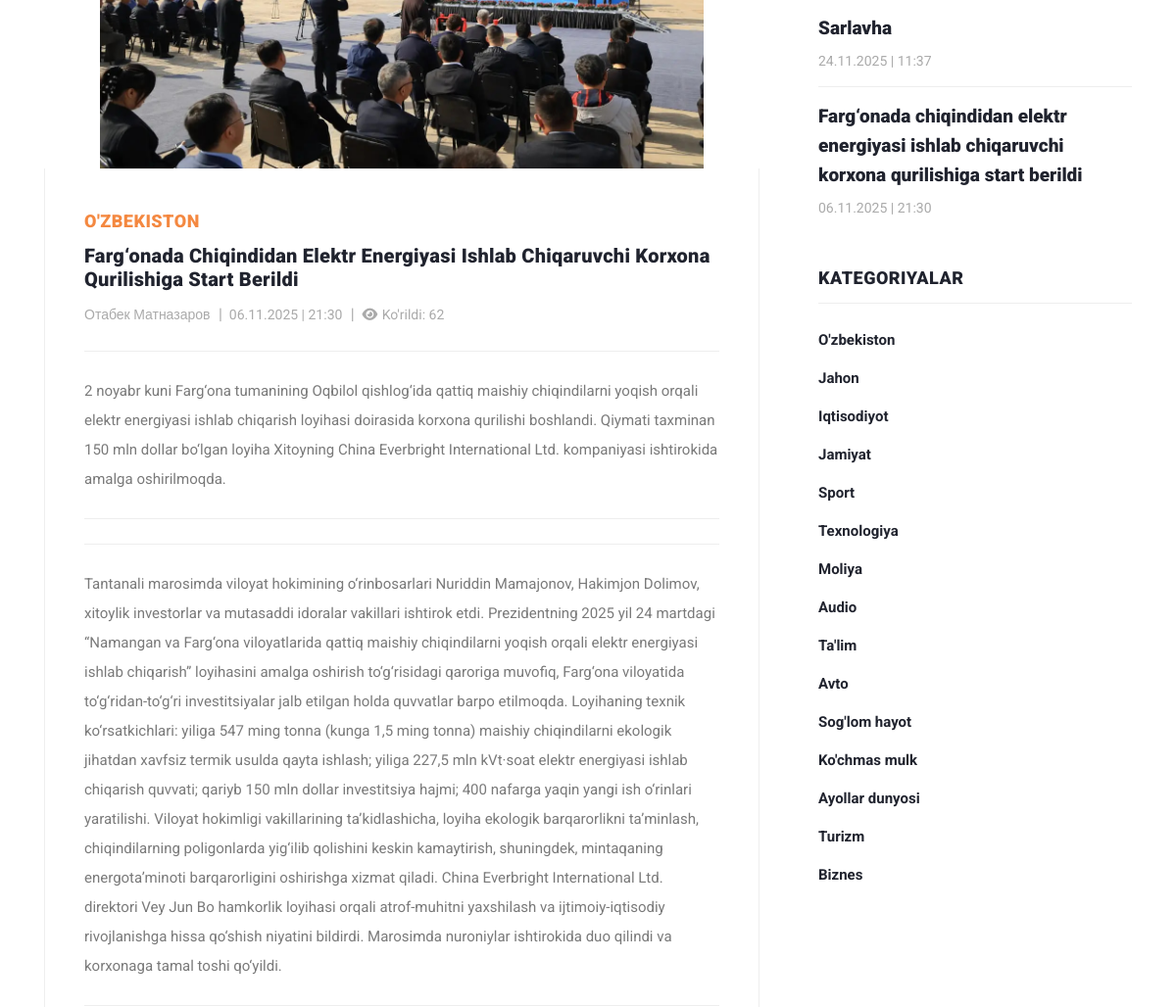
/?controller=news_view&id=1 (middle part), run on an earlier commit of the app's database.
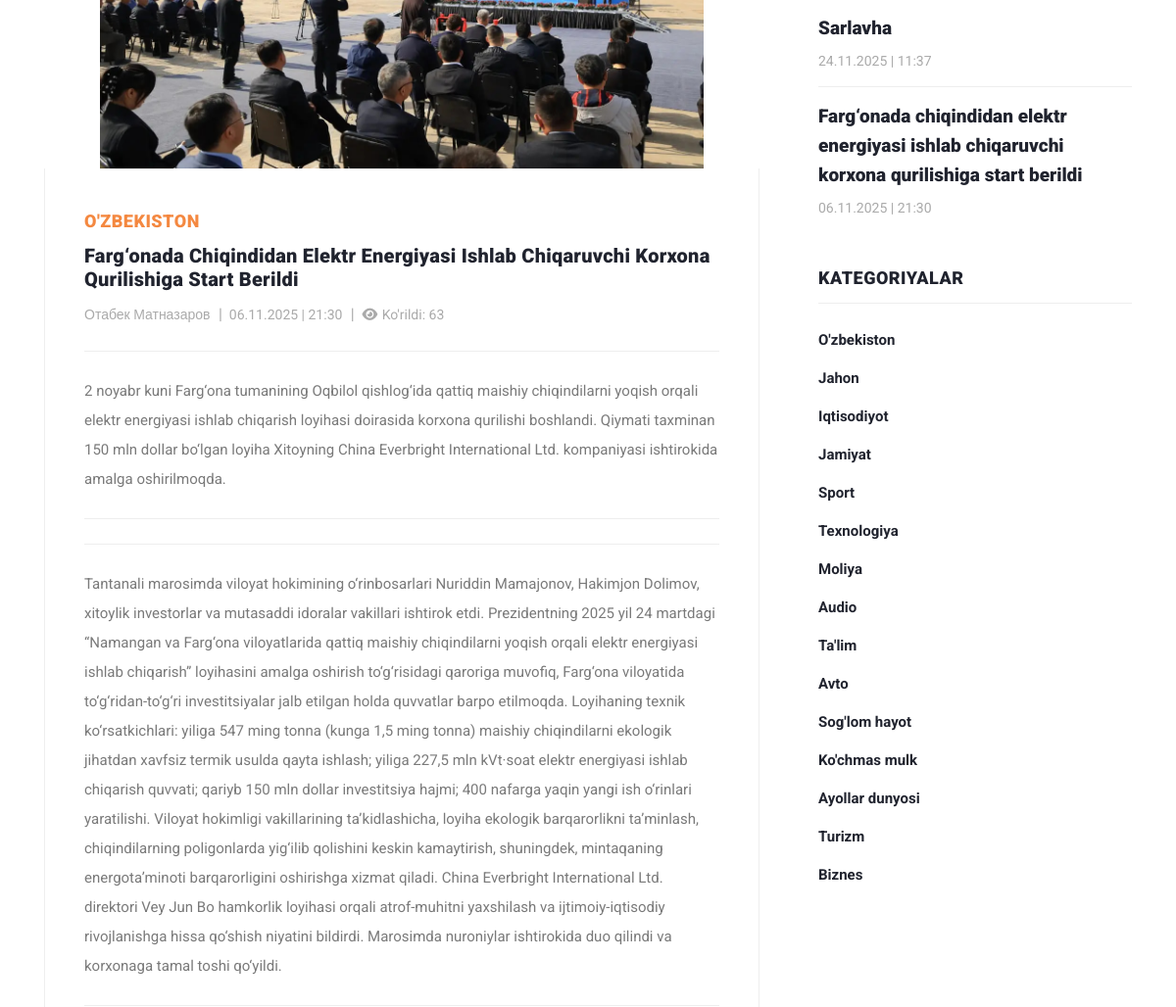
And on a later commit of the database.
### tables this page shows
CREATE TABLE `news`
(
    `id`          INTEGER PRIMARY KEY AUTOINCREMENT,
    `author_id`   INTEGER NOT NULL,
    `is_banner`   INTEGER DEFAULT 0 CHECK (is_banner IN (0, 1)), -- 0=yo'q, 1=ha
    `title`       TEXT    NOT NULL,
    `description` TEXT,
    `category_id` INTEGER NOT NULL,
    `image`       TEXT    DEFAULT NULL,
    `body`        TEXT    DEFAULT NULL,
    `seen_count`  INTEGER DEFAULT 0 CHECK (seen_count >= 0),
    `created_at`  TEXT    DEFAULT (datetime('now', '+5 hours')), -- sqlite da datetime turi yo'q
    `updated_at`  TEXT    DEFAULT (datetime('now', '+5 hours')),
    `status`      INTEGER DEFAULT 1 CHECK (status IN (0, 1))    -- 0=nofaol, 1=faol

);

CREATE TABLE `category`
(
    `id`     INTEGER PRIMARY KEY AUTOINCREMENT,
    `name`   TEXT UNIQUE NOT NULL,
    `status` BOOLEAN DEFAULT TRUE
);

CREATE TABLE `author`
(
  `id` INTEGER PRIMARY KEY AUTOINCREMENT,
  `name` VARCHAR(100) NOT NULL,
  `status` BOOLEAN DEFAULT TRUE
);

### views/view.php (called while the page is built, shortened)
<?php
require_once __DIR__ . '/widgets/header.php';
require_once __DIR__ . '/widgets/view-main-content.php';
require_once __DIR__ . '/widgets/footer.php';

### index.php (called while the page is built)
<?php
require_once __DIR__ . '/controllers/mainController.php';

### models/news.php (called while the page is built, shortened)
<?php
function getLastNews(): array
{
    global $pdo;
    $sql = "SELECT
                `N`.`id` AS `news_id`,
                `A`.`name` AS `muallif`,
                `N`.`title` AS `sarlavha`,
                `N`.`description` AS `qisqa_tavsif`,
                `C`.`name` AS `kategoriya`,
                `N`.`image` AS `rasm`,
               -- `N`.`body` AS `yangilik_matni`,
                `N`.`seen_count` AS `kurishlar_soni`,
                DATETIME(`N`.`created_at`, 'localtime') AS `yaratilgan_vaqti`  -- device localtime da vaqtni ko'rsatish
                -- `N`.`created_at` AS `yaratilgan_vaqti`      -- GMT+5 da ko'rsatish
            FROM `news` AS `N`
            JOIN `category` AS `C`
             ON `N`.`category_id` = `C`.`id`
            JOIN `author` AS `A`
            ON `N`.`author_id` = `A`.`id`
            WHERE `N`.`status` = " . ACTIVE .
        " ORDER BY `yaratilgan_vaqti` DESC
            LIMIT 3";
    $stmt = $pdo->prepare($sql);
    $stmt->execute();
    return $stmt->fetchAll(PDO::FETCH_ASSOC);
}
function getNewsById(int $id): array
{
    global $pdo;
    $sql = "SELECT
                `N`.`id` AS `news_id`,
                `A`.`name` AS `muallif`,
                `N`.`title` AS `sarlavha`,
                `N`.`description` AS `qisqa_tavsif`,
                `C`.`name` AS `kategoriya`,
                `N`.`image` AS `rasm`,
                `N`.`body` AS `yangilik_matni`,
                `N`.`seen_count` AS `kurishlar_soni`,
                DATETIME(`N`.`created_at`, 'localtime') AS `yaratilgan_vaqti`  -- device localtime da vaqtni ko'rsatish
            FROM `news` AS `N`
            LEFT JOIN `category` AS `C`
             ON `N`.`category_id` = `C`.`id` AND `C`.`status` = " . ACTIVE . "
            JOIN `author` AS `A`
            ON `N`.`author_id` = `A`.`id`
            WHERE `N`.`status` = " . ACTIVE .
        " AND `N`.`id` = :id " .
        " LIMIT 1 ; ";
    $stmt = $pdo->prepare($sql);
    $stmt->bindParam(':id', $id, PDO::PARAM_INT);
    $stmt->execute();
    return $stmt->fetch(PDO::FETCH_ASSOC);
}

### helpers.php (called while the page is built, shortened)
<?php
function getImage(string $table_name, int $id, mixed $filename): string
{
    $relativePath = "uploads/$table_name/$id/$filename";
    if (file_exists(PROJECT_ROOT . $relativePath)) {
        return '/' . $relativePath;
    }
    return '/assets/images/no_image.png';
}

### controllers/imports.php (called while the page is built, shortened)
<?php
$categories = getCategories();
$news = getLastNews();

### models/categories.php (called while the page is built, shortened)
<?php
function getCategories(): array
{
    global $pdo;
    $sql = "SELECT
                `name`
            FROM `category`
            WHERE `status` = :status
            ORDER BY `id`
            ";
    try {
        $stmt = $pdo->prepare($sql);
        $stmt->execute(['status' => ACTIVE]);
        return $stmt->fetchAll(PDO::FETCH_ASSOC);
    } catch (PDOException $e) {
        error_log("DB xatolik, getCategories():" . $e->getMessage());
        return [];
    }
}

### views/widgets/view-main-content.php (the view, shortened to what the changed rows need)
<section class="blog-posts grid-system">
    <div class="container">
        <div class="row">
            <div class="col-lg-8">
                <div class="all-blog-posts">
                    <div class="row">
                        <div class="col-lg-12">
                            <div class="blog-post">
                                <div class="blog-thumb">
                                    <?php $image = getImage('news', $newsItem['news_id'], $newsItem['rasm']); ?>
                                    <a>
                                        <img src="<?= $image; ?>"
                                             class="img-fluid"
                                             alt="<?= $newsItem['sarlavha']; ?> ">
                                    </a>
                                </div>
                                <div class="down-content">
                                    <span> <?= $newsItem['kategoriya']; ?> </span>
                                    <a><h4> <?= $newsItem['sarlavha'] ?> </h4></a>
                                    <ul class="post-info">
                                        <li><a href="#"> <?= $newsItem['muallif'] ?> </a></li>
                                        <li>
                                            <a> <?= date('d.m.Y  |  H:i', strtotime($newsItem['yaratilgan_vaqti'])); ?> </a>
                                        </li>
                                        <li><a> <i class="fas fa-eye"></i>
                                                Ko'rildi: <?= $newsItem['kurishlar_soni']; ?> </a></li>
                                    </ul>
                                    <p> <?= $newsItem['qisqa_tavsif'] ?> </p>
                                    <p> <?= $newsItem['yangilik_matni'] ?> </p>
                                </div>
                            </div>
                        </div>
                    </div>
                </div>
            </div>
            <div class="col-lg-4">
                <?php require_once __DIR__ . '/sidebar.php'; ?>
            </div>
        </div>
    </div>
</section>

### views/widgets/sidebar.php (shortened to what the changed rows need)
<div class="sidebar">
    <div class="row">
        <div class="col-lg-12">
            <div class="sidebar-item recent-posts">
                <div class="content">
                    <ul>
                        <?php if (!empty($news)): ?>
                            <?php foreach ($news as $news_item): ?>
                                <li>
                                    <a href="?controller=news_view&id=<?= htmlspecialchars($news_item['news_id']) ?>">
                                        <h5> <?= htmlspecialchars($news_item['sarlavha']); ?> </h5>
                                        <span><?= date('d.m.Y  |  H:i', strtotime($news_item['yaratilgan_vaqti'])); ?></span>
                                    </a>
                                </li>
                            <?php endforeach; ?>
                        <?php else: echo 'news massivi null!'; ?>
                        <?php endif; ?>
                    </ul>
                </div>
            </div>
        </div>
        <div class="col-lg-12">
            <div class="sidebar-item categories">
                <div class="sidebar-heading">
                    <h2>Kategoriyalar</h2>
                </div>
                <div class="content">
                    <ul>
                        <?php if (!empty($categories)): ?>
                            <?php foreach ($categories as $category): ?>
                                <li><a href="#"> <?= $category['name'] ?> </a></li>
                            <?php endforeach; ?>
                        <?php endif; ?>
                    </ul>
                </div>
            </div>
        </div>
    </div>
</div>

What changed in the data, as far as the page shows it:
changed news "O'ZBEKISTON": seen_count "62" → "63"
